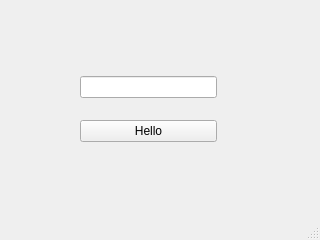
<?xml version="1.0" encoding="UTF-8"?>
<ui version="4.0">
 <class>MainWindow</class>
 <widget class="QMainWindow" name="MainWindow">
  <property name="geometry">
   <rect>
    <x>0</x>
    <y>0</y>
    <width>320</width>
    <height>240</height>
   </rect>
  </property>
  <property name="windowTitle">
   <string>MainWindow</string>
  </property>
  <widget class="QWidget" name="centralwidget">
   <widget class="QWidget" name="">
    <property name="geometry">
     <rect>
      <x>80</x>
      <y>60</y>
      <width>137</width>
      <height>99</height>
     </rect>
    </property>
    <layout class="QVBoxLayout" name="verticalLayout">
     <item>
      <widget class="QLineEdit" name="lineEdit"/>
     </item>
     <item>
      <widget class="QPushButton" name="pushButton">
       <property name="text">
        <string>Hello</string>
       </property>
      </widget>
     </item>
    </layout>
   </widget>
  </widget>
  <widget class="QMenuBar" name="menubar">
   <property name="geometry">
    <rect>
     <x>0</x>
     <y>0</y>
     <width>320</width>
     <height>23</height>
    </rect>
   </property>
  </widget>
  <widget class="QStatusBar" name="statusbar"/>
 </widget>
 <resources/>
 <connections>
  <connection>
   <sender>pushButton</sender>
   <signal>clicked()</signal>
   <receiver>pushButton</receiver>
   <slot>click()</slot>
   <hints>
    <hint type="sourcelabel">
     <x>93</x>
     <y>152</y>
    </hint>
    <hint type="destinationlabel">
     <x>95</x>
     <y>152</y>
    </hint>
   </hints>
  </connection>
 </connections>
</ui>
